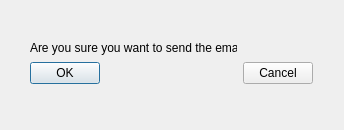
<?xml version="1.0" encoding="UTF-8"?>
<ui version="4.0">
 <class>Dialog</class>
 <widget class="QDialog" name="Dialog">
  <property name="geometry">
   <rect>
    <x>0</x>
    <y>0</y>
    <width>344</width>
    <height>130</height>
   </rect>
  </property>
  <property name="windowTitle">
   <string>Dialog</string>
  </property>
  <widget class="QWidget" name="">
   <property name="geometry">
    <rect>
     <x>30</x>
     <y>40</y>
     <width>283</width>
     <height>44</height>
    </rect>
   </property>
   <layout class="QGridLayout" name="gridLayout">
    <item row="0" column="0">
     <widget class="QLabel" name="label">
      <property name="maximumSize">
       <size>
        <width>220</width>
        <height>30</height>
       </size>
      </property>
      <property name="text">
       <string>Are you sure you want to send the emails?</string>
      </property>
     </widget>
    </item>
    <item row="1" column="0">
     <widget class="QPushButton" name="push_buttton_ok">
      <property name="maximumSize">
       <size>
        <width>70</width>
        <height>16777215</height>
       </size>
      </property>
      <property name="text">
       <string>OK</string>
      </property>
     </widget>
    </item>
    <item row="1" column="1">
     <widget class="QPushButton" name="push_button_cancel">
      <property name="maximumSize">
       <size>
        <width>70</width>
        <height>16777215</height>
       </size>
      </property>
      <property name="text">
       <string>Cancel</string>
      </property>
     </widget>
    </item>
   </layout>
  </widget>
 </widget>
 <resources/>
 <connections/>
</ui>
